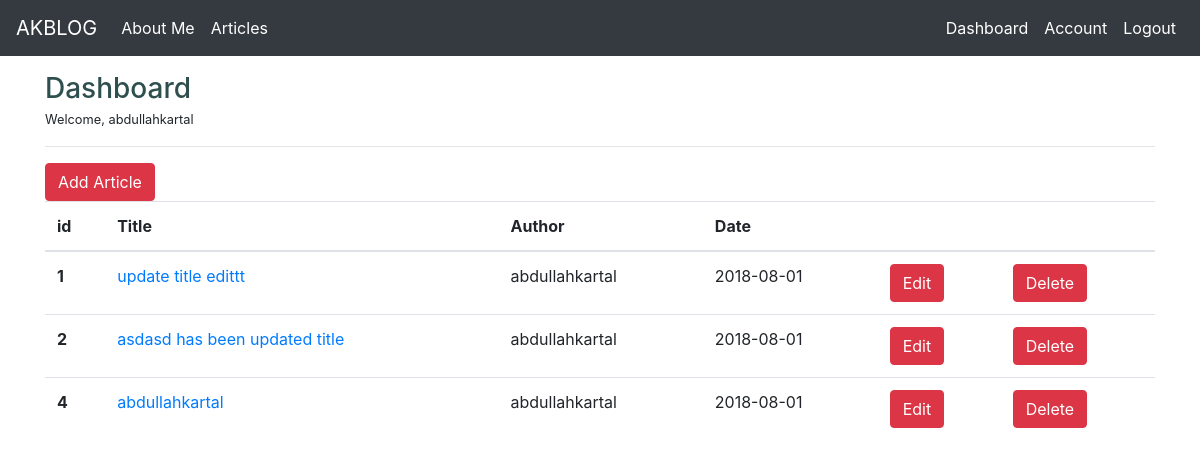
Page /dashboard (signed in) on the earlier database version.
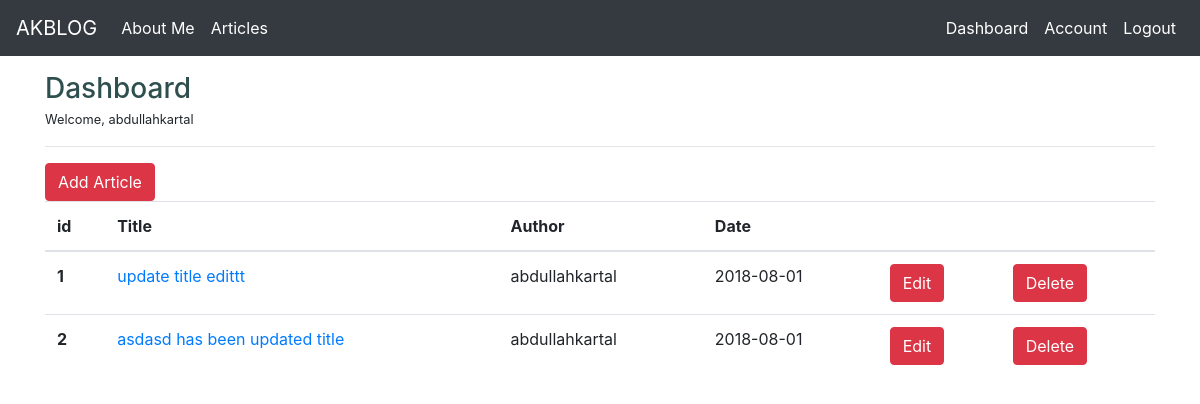
Same page on the later database version.
### blog/models.py (models this page shows, shortened)
class User (db.Model,UserMixin):
    id = db.Column(db.Integer,primary_key = True)
    username = db.Column(db.String(20),unique = True, nullable = False)
    email = db.Column(db.String(120),unique = True, nullable = False)
    image_file = db.Column(db.String(120),nullable = False, default = "default.jpg")
    password = db.Column(db.String(60),nullable = False)
    article = db.relationship("Article",backref = "author",lazy = True)

class Article(db.Model):
    id = db.Column(db.Integer,primary_key = True)
    title = db.Column(db.String(100),nullable = False)
    date_posted = db.Column(db.DateTime, nullable=False, default=datetime.utcnow)
    content = db.Column(db.Text,nullable = False)
    user_id = db.Column(db.Integer,db.ForeignKey("user.id"),nullable = False)

### blog/routes.py (the view)
@app.route("/dashboard")
@login_required
def dashboard():
    articles = Article.query.all()
    return render_template("dashboard.html",articles = articles)

### blog/models.py (called while the page is built)
@login_manager.user_loader
def load_user(user_id):
    return User.query.get(int(user_id))

### blog/templates/dashboard.html
{% extends "layout.html" %}
{% block body %}
<h3>Dashboard</h3>
<small>Welcome, {{current_user.username}}</small>
<hr>
<a href="/addarticle" class="btn btn-danger">Add Article</a>
{% if articles %}
<table class="table table-hover">
    <thead>
      <tr>
        <th scope="col">id</th>
        <th scope="col">Title</th>
        <th scope="col">Author</th>
        <th scope="col">Date</th>
        <th scope="col"></th>
        <th scope="col"></th>
      </tr>
    </thead>
    <tbody>
      {% for article in articles  %}
      {% if current_user.username == article.author.username %}
        <tr>
          <th scope="row">{{article.id}}</th>
          <td><a href="/article/{{article.id}}">{{article.title}}</a></td>
          <td>{{article.author.username}}</td>
          <td>{{article.date_posted.strftime("%Y-%m-%d")}}</td>
          <td><a href="/edit/{{article.id}}" class="btn btn-danger">Edit</a></td>
          <td><a href="/delete/{{article.id}}" class="btn btn-danger">Delete</a></td>
        </tr>
        {% endif %}
      {% endfor %}
    </tbody>
  </table>
{% else %}
<div class="alert alert-danger">
    You have not article yet.
</div>
{% endif %}
{% endblock body %}

### blog/templates/layout.html (shortened to what this page needs)
<!DOCTYPE html>
<html lang="en">
<head>
    <link rel="stylesheet" href="https://maxcdn.bootstrapcdn.com/bootstrap/4.0.0/css/bootstrap.min.css">
    <link rel="stylesheet" type="text/css" href="{{url_for("static", filename = "main.css")}}">
</head>
<body>
    {% include "includes/navbar.html" %}
    <br><br><br>
<div class="container">
        {% block body %}
        {% endblock body %}
</div>
</body>
</html>

### blog/templates/includes/navbar.html (shortened to what this page needs)
<nav class="navbar navbar-expand-md navbar-dark fixed-top bg-dark">
        <a class="navbar-brand" href="/">AKBLOG</a>
        <div class="collapse navbar-collapse" id="navbarCollapse">
          <ul class="navbar-nav mr-auto">
            <li class="nav-item active">
              <a class="nav-link" href="/about">About Me</a>
            </li>
            <li class="nav-item active">
              <a class="nav-link" href="/articles">Articles</a>
            </li>
          </ul>
          <ul class="navbar-nav ml-auto">
            {% if current_user.is_authenticated %}
            <li class="nav-item active">
              <a class="nav-link" href="/dashboard">Dashboard</a>
            </li>
            <li class="nav-item active">
              <a class="nav-link" href="/account">Account</a>
            </li>
            <li class="nav-item active">
                <a class="nav-link" href="/logout">Logout</a>
              </li>
            {% endif %}
          </ul>
        </div>
      </nav>

### static/main.css (style rules this page uses)
h1,h2,h3,h4 { color: darkslategrey; }
*, *:before, *:after { box-sizing: inherit; }
html { box-sizing: border-box; text-rendering: optimizeLegibility; }
body { overflow-x: hidden; -webkit-font-smoothing: antialiased; -moz-osx-font-smoothing: grayscale; }
a { text-decoration: none; }
blockquote, dl, dd, h1, h2, h3, h4, h5, h6, figure, p, pre, fieldset, ul, ol, menu, form { margin: 0; }
fieldset, ul, ol, button, menu { padding: 0; }
ol, ul { list-style: none; }
table { width: 100%; border-collapse: collapse; border-spacing: 0; }
td { padding: 0; }
html { line-height: 1.15; -webkit-text-size-adjust: 100%; }
body { margin: 0; }
hr { box-sizing: content-box; height: 0; overflow: visible; }
a { background-color: transparent; }
small { font-size: 80%; }

Differences in the rows shown:
removed Article: id "4", title "abdullahkartal", author.username "abdullahkartal", date_posted "2018-08-01"
